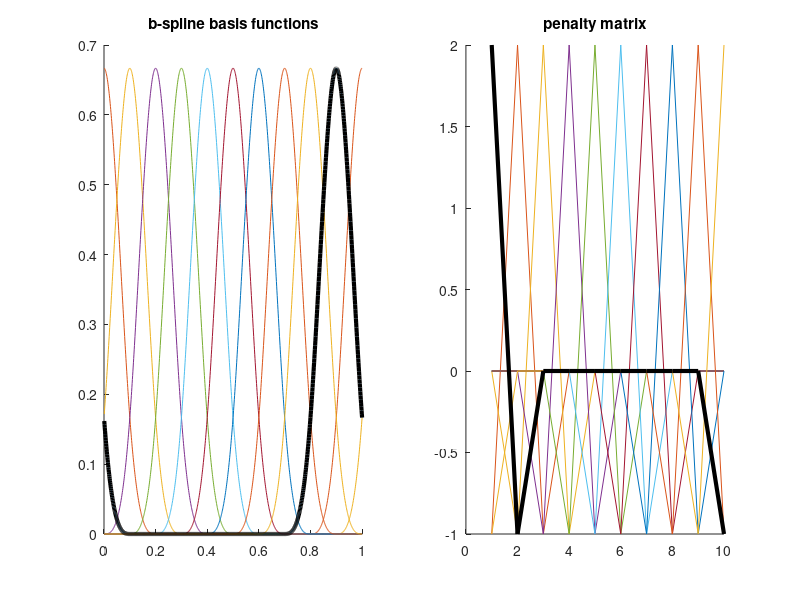

Reproduce this figure in MATLAB.
function [B,P,D]=pBss(X, Xl, Xr, ndX, SplDgr, PnlOrd, IsPrd)
%%%%%%%%%%%%%%%%%%%%%%%%%%%%%%%%%%%%%%%%%%%%%%%%%%%
%function [B,P]=pBss(X, Xl, Xr, ndX, SplDgr, PnlOrd, IsPrd);
%
% CONSTRUCT A B-SPLINE BASIS OF SplDgrREE 'SplDgr', USING TRUNCATED POWER
% FUNCTIONS (TPFs). (SEE "SPLINES, KNOTS & PENALTIES", Eilers and MarX
% 2004, pages 3&4)
%%%%%%%%%%%%%%%%%%%%%%%%%%%%%%%%%%%%%%%%%%%%%%%%%%%

% X        n x 1 data
% Xl       1 x 1 left limit of X data
% Xr       1 x 1 right limit of X
% ndX      1 x 1 number of segments wanted
% SplDgr   1 x 1 degree of spline
% PnlOrd   1 x 1 difference penalty order
% IsPrd    1 x 1 optional periodic b-spline

%Optional test mode
if nargin==0 %test mode
	X=(0.001:0.001:1)'*10;
	Xl=0;
	Xr=1*10;
	ndX=10;
	SplDgr=3;
	PnlOrd=1;
	IsPrd=1;
end

%Standardise for stability
X=(X-Xl)/(Xr-Xl);
Xl=0;
Xr=1;

%Estimate truncated power functions
dX = (Xr - Xl) / ndX ;
knots = (Xl - SplDgr * dX :dX: Xr + SplDgr * dX)';
% Pw=NaN(length(X),length(knots));
% for i=1:length(X)
% 	for j=1:length(knots)
% 		Pw(i,j)=tpower(X(i),knots(j),SplDgr); %grid of values of the truncated power function for all possible (X,knots)
% 	end
% end
Pw=tpower(X,knots,SplDgr); %grid of values of the truncated power function for all possible (X,knots)

%Convert truncated power functions into b-spline basis set
n = length(knots);
if ndX>SplDgr
    tD = diff(eye(n),SplDgr + 1) ./ (gamma(SplDgr + 1) * dX ^ SplDgr);
    B = (-1) ^ (SplDgr + 1) * Pw * tD';
    m = length(B(1,:));
else
    error('not enough knots for spline degree')    
end
B(abs(B)<1e-5)=0;
B=sparse(B);

%Make periodic b-spline if required
if IsPrd==1 %periodic version
	B(:,1:SplDgr) = B(:,1:SplDgr)+B(:,m-(SplDgr-1):m);
	B=B(:,1:m-SplDgr);
end

%Compute Penalty Matrix
if IsPrd==0 %non-periodic
    if PnlOrd==0
        D = speye(m);
    else
        if m>PnlOrd
            D = diff(speye(m), PnlOrd);
        else
            error('not enough knots for penalty degree')
        end
    end
    P = D' * D;
else %periodic
    %20130115: this was previously using PnlOrd+1 instead of SplDgr, which works when
    %SplDgr=3 and PnlOrd=2 (our default) but was not correct in general
    if (m-SplDgr)>PnlOrd
        d1=diff(eye(m-SplDgr),PnlOrd);
        d2=d1(1,:);
        d3=NaN(m-SplDgr,m-SplDgr);
        for i=1:m-SplDgr
            d3(i,:)=circshift(d2,[0,i-1]);
        end
        D=sparse(d3);
        P = D' * D;
    else
        error('not enough knots for penalty degree')
    end
end

%Plot if test
if nargin==0 %test mode
	%pMakFgr;
    clf
	subplot(1,2,1);hold on; plot(X,B); plot(X,B(:,1),'k','LineWidth',3); title 'b-spline basis functions';
	subplot(1,2,2);hold on; plot(P); plot(P(:,1),'k','LineWidth',3); title 'penalty matrix';
	fprintf(1,'pBBase: B is %g x %g\n',size(B));
	fprintf(1,'pBBase: P is %g x %g\n',size(P));
end

%Normal completion
return;

%*************************************************************
function P = tpower(x, knots, SplDgr)

% TRUNCATED POWER FUNCTION - USING TO CONSTRUCT B-SPLINE BASIS MATRIX
%See "Splines, Knots & Penalties" (Eilers & Marx 2004), and "The Craft of Smoothing"
%presentation - slide 23-24

[X,T] = meshgrid(x,knots);
P=((X - T) .^ SplDgr .* (X > T))';

%Normal completion
return;
%*************************************************************